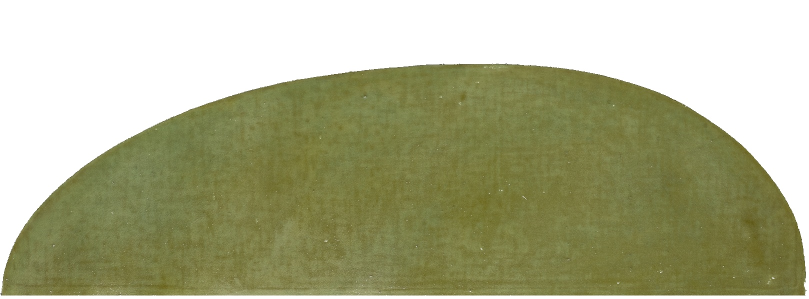
#> input picture a.jpg, 1617 x 598 px (shown at 1/2 size); its folder holds 4 pictures in this run
$ python frekov-painter.py
#> lines starting #> are read from the running program, lines starting #| are printed output that depends on the picture
"""
Implementation of Markov properties to create paintings based on
a selection of Suzan Frecon's paintings.

Dependencies: numpy, PIL
"""

from PIL import Image
import numpy as np

# Potential colors to hard-code into line 89 to change background color.
# Colors derived from running a getpixel() command on input backgrounds.
BACKGROUND_COLORS = {
    "background_1": (10, 84, 119),
    "background_2": (58, 41, 59),
    "background_3": (94, 45, 40)
}

class Frekov:
    def __init__(self, transition_matrix):
        """Simulates a painter that relies on a simple Markov chain.
            Args:
                transition_matrix (dict): list of shapes and their
                    probabilites based on their respective paintings.
        """
        self.transition_matrix = transition_matrix
        self.shape_names = list(self.transition_matrix.keys())

    def create_components(self, current_shape="a", shape_count=3):
        """Generates a list of shapes to be added to a painting.
            Args:
                current_shape (str): current shape being added to painting.

                shape_count (int): how many shapes to include.

            Returns:
                components (list): list of shapes as strings.
        """
#> called with current_shape = 'd', shape_count = 2
        components = []

        while len(components) < shape_count:
            next_shape = self.get_next_shape(current_shape)
            components.append(next_shape)
            current_shape = next_shape

        return components

    def get_next_shape(self, current_shape):
        """Decides which shape to choose next based on the current shape.
            Args:
                current_shape (str): current shape being added to painting.
            Returns:
                a string representing the next shape to add.
        """
        probabilities = []

        for next_shape in self.shape_names:
            probabilities.append(self.transition_matrix[current_shape][next_shape])

        return np.random.choice(
            self.shape_names, p=probabilities
        )

    def turn_to_shape(self, components):
        """Creates a list of shapes (Images) based on the following args:
            Args:
                components (list): list of shapes (as integers)
                    to use in painting.

            Returns:
                shapes (list): list of shapes (as Images) to use in painting.
        """
        shapes = []

        for shape in components:
            im = Image.open(f"{shape}.jpg")
#> im is the input picture: PIL image 1617x598 RGB; mean R, G, B 172.7, 174.3, 140
            shapes.append(im)

        return shapes

    def make_painting(self, components):
        """Creates a collage consisting of a background and given shapes.
            Args:
                shapes (list): list of shapes (as Images).

            Returns:
                painting (Image): new painting with background and new shapes.
        """
        shape_data = self.turn_to_shape(components)
#> shape_data = 2 items
        painting = Image.new("RGB", (1600, 1925), (10, 84, 119))
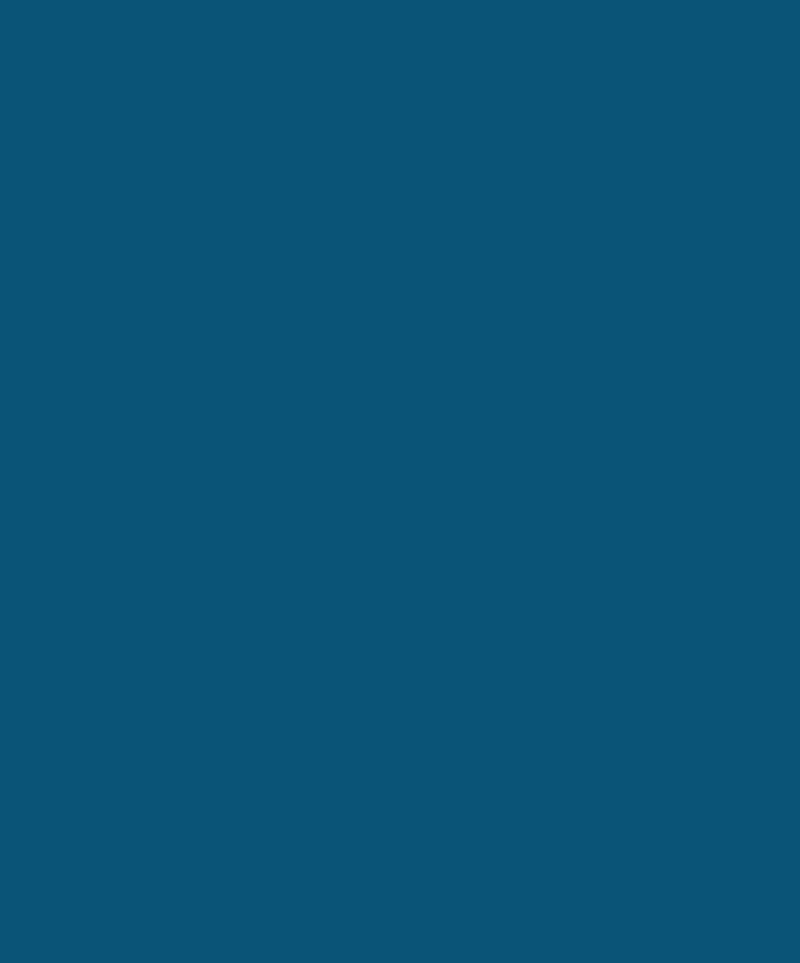
#> painting: PIL image 1600x1925 RGB (shown at 1/2 size); mean R, G, B 10, 84, 119
        height, width = painting.size
#> height = 1600; width = 1925
        int(height)
        thumbnail_height = int(height)//len(shape_data)
#> thumbnail_height = 800
        i = 0
        x = 0
        y = 0
        while i < len(shape_data):
            painting.paste(shape_data[i], (x,y))
            i += 1
            x += 1
            y += thumbnail_height
#> this loop made 2 passes
#> (i, x, y) on passes 1 to 2: (1, 1, 800), (2, 2, 1600)
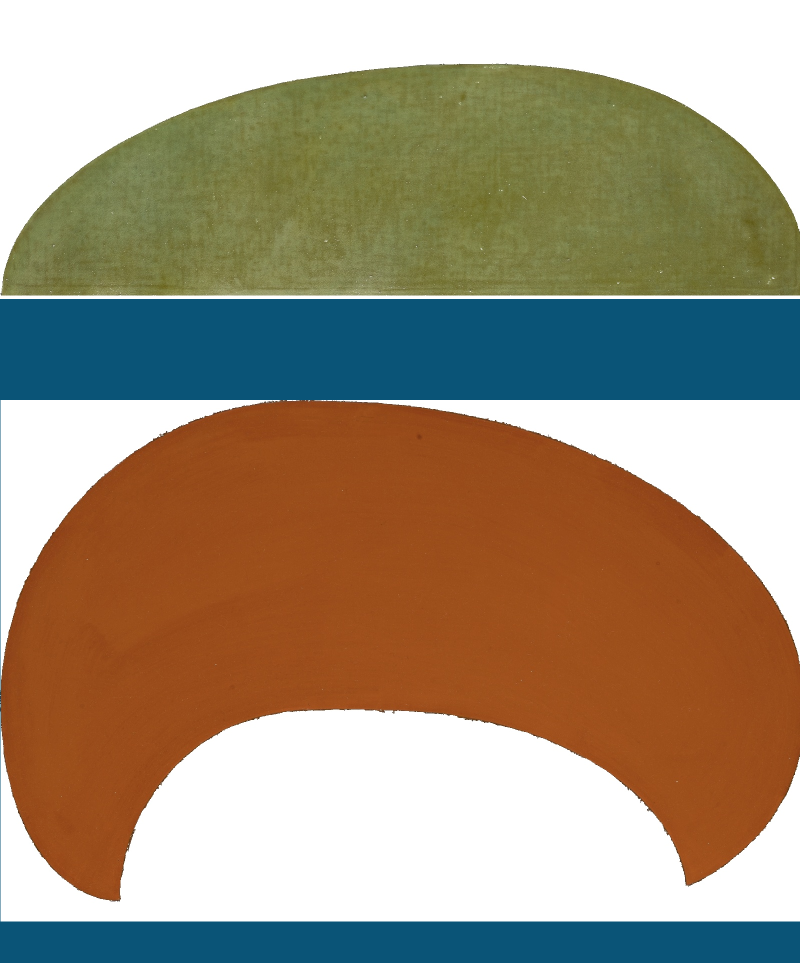
#> painting: PIL image 1600x1925 RGB (shown at 1/2 size); mean R, G, B 159.9, 146.4, 124.7
#> after the loop, i = 2; x = 2; y = 1600
        painting.save("new-painting.jpg")


def main():
    painting_maker = Frekov({
        "a": {"a": 0.2, "b": 0.7, "c": 0.025, "d": 0.025, "e": 0.025, "f": 0.025},
        "b": {"a": 0.7, "b": 0.2, "c": 0.025, "d": 0.025, "e": 0.025, "f": 0.025},
        "c": {"a": 0.02, "b": 0.02, "c": 0.02, "d": 0.9, "e": 0.02, "f": 0.02},
        "d": {"a": 0.9, "b": 0.02, "c": 0.02, "d": 0.02, "e": 0.02, "f": 0.02},
        "e": {"a": 0.1, "b": 0.2, "c": 0.1, "d": 0.1, "e": 0.3, "f": 0.2},
        "f": {"a": 0.2, "b": 0.1, "c": 0.2, "d": 0.1, "e": 0.1, "f": 0.3}
    })

    new_painting = painting_maker.create_components(current_shape="d", \
        shape_count=2)

    print("Making next painting....")
    print("Copying shapes to file...")
    painting_maker.make_painting(new_painting)
    print("Process complete!")

if __name__ == "__main__":
    main()
